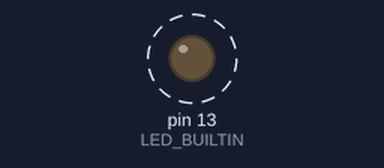
Simulated run of this sketch. Board: Arduino Uno, built with avr-gcc and run on an emulated ATmega328P. Parts: output pins drawn as LEDs (lit = HIGH). Dashed ring = blinking.

Above: at 0.5 s.
Timing chart, 0 to 4.6 s (numbered marks = the images above):
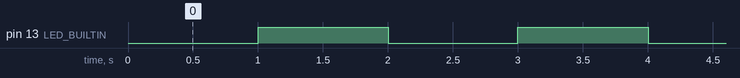

Measured:
- by itself, pin 13 (LED_BUILTIN): alternates HIGH for 1.0 s and LOW for 1.0 s

The sketch:

01C_Blink_LED_Without_Delay.ino
```cpp
int ledState = LOW;
unsigned long previousMillis = 0;

void setup() {
  pinMode(LED_BUILTIN, OUTPUT);
}

void loop() {
  unsigned long currentMillis = millis();
  if (currentMillis - previousMillis >= 1000) {
    previousMillis = currentMillis;

    if (ledState == LOW) ledState = HIGH;
    else ledState = LOW;

    digitalWrite(LED_BUILTIN, ledState);
  }
}
```
